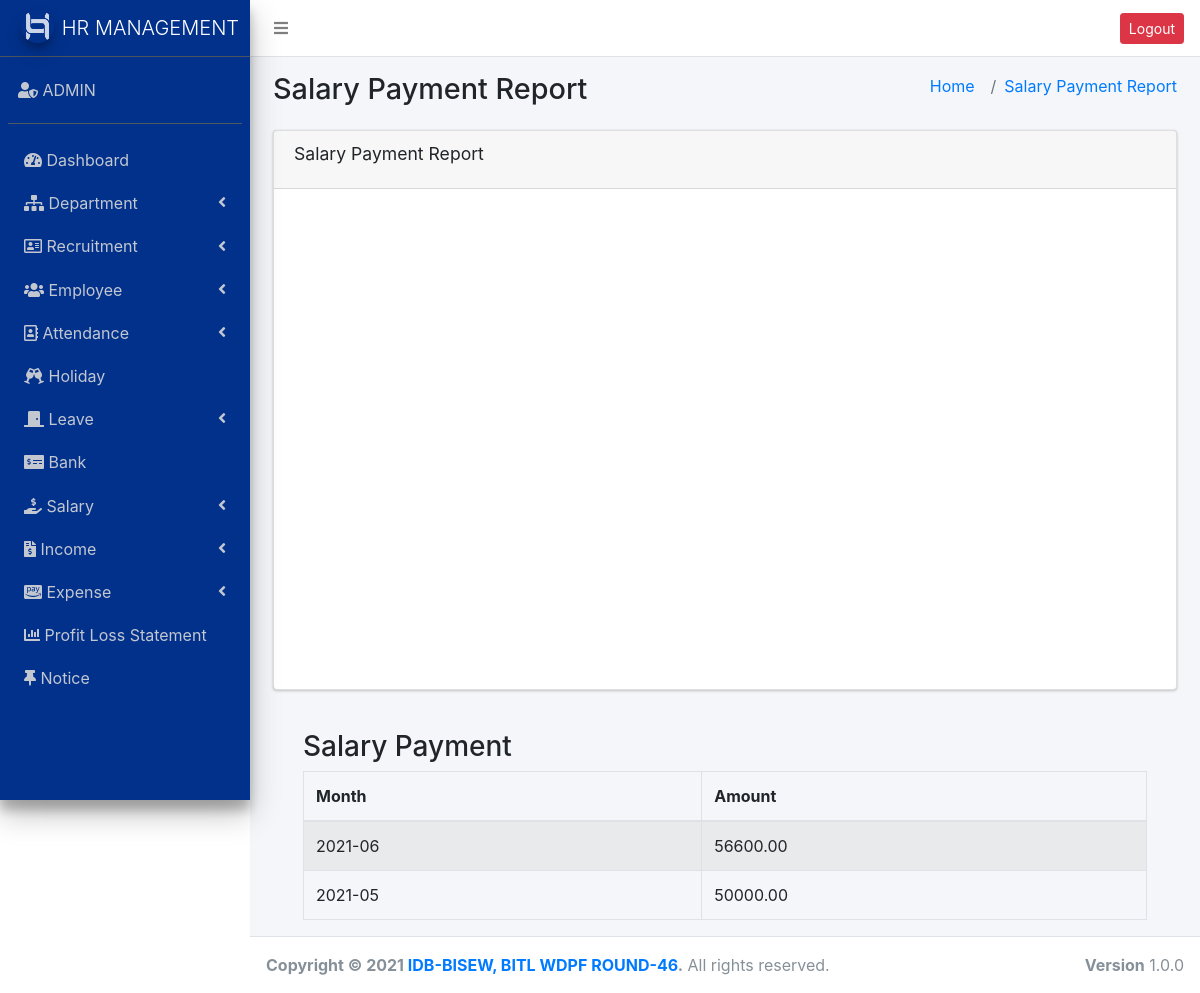
/sallarypayment_chart.php (signed in), run on the app's committed database.
### tables this page shows
CREATE TABLE `salary_month` (
  `id` int(11) NOT NULL,
  `month` varchar(255) NOT NULL,
  `generate_date` date NOT NULL
);

### sallarypayment_chart.php (the view, shortened to what this page needs)
<?php
require_once("header.php");
require_once("sidebar.php");?>
<section class="content-header">
      <div class="container-fluid">
        <div class="row mb-2">
          <div class="col-sm-6">
            <h1>Salary Payment Report</h1>
          </div>
          <div class="col-sm-6">
            <ol class="breadcrumb float-sm-right">
              <li class="breadcrumb-item"><a href="#">Home</a></li>
              <li class="breadcrumb-item"><a href="#">Salary Payment Report</a></li>
            </ol>
          </div>
        </div>
      </div>
    </section >
<section class="content">
      <div class="container-fluid">
        <div class="row">
          <div class="col-md-12">
            <div class="card">
              <div class="card-header">
                <h3 class="card-title">Salary Payment Report</h3>
              </div>
<div id="chartdiv"></div>
            </div>
            <div class="container">
              <div class="rowclearfix">
                <div class="col-md-2">
                  <br>
                </div>
          </div>
                <div>
                <div class="col-md-12">
                  <h3>Salary Payment</h3>
                  <table class="table table-bordered table-striped hover" >
                    <thead >
                      <tr >
                       <th>Month</th>
                       <th>Amount</th>
                     </tr>
                   </thead>
                    <?php
                     $m=$conn->query("SELECT * FROM salary_month");
                    while($ii=$m->fetch_assoc()){
                       $b=$conn->query("SELECT SUM(amount)AS total FROM `salary_payment` WHERE `monthID`=".$ii['id']);
                        $nn=$b->fetch_assoc();
                      ?>
                      <tr>
                      <td><?php echo $ii['month']?></td>
                      <td><?php
                      if ($nn['total']>0) {
  echo $nn['total'];
} else {
  echo "0";
}
                       ?></td>
                   </tr>
                 <?php } ?>
               </table>
             </div>
           </div>
         </div>
       </div>
     </div>
   </div>
 </div>
</div>
<?php require("footer.php"); ?>

### sallarypayment_chart.php (style rules this page uses)
#chartdiv { width: 100%; height: 500px; }

### data on the page
salary_month: month "2021-06", total "56600.00"
salary_month: month "2021-05", total "50000.00"
